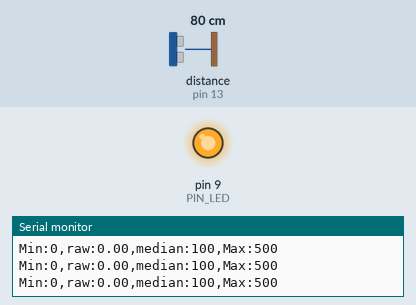
The sketch below on a simulated Arduino Uno, built with avr-gcc and run on an emulated ATmega328P. On the bench: output pins drawn as LEDs (lit = HIGH), the last lines printed to the serial monitor. Wiring (inferred from the names in the program): ultrasonic range finder: trigger pin 12; echo pin 13. Inputs (shaded band) come from the test bench; at power-on: distance to the obstacle (sensor on pin 13) 80 cm. The echo pulse lasts 58.3 µs per cm; pins used as bus, display or sensor lines are not drawn.

Above: at 1.2 s.
1.3 s: distance to the obstacle (sensor on pin 13) set to 34 cm
2.8 s: distance to the obstacle (sensor on pin 13) set to 29 cm
At 3.3 s:
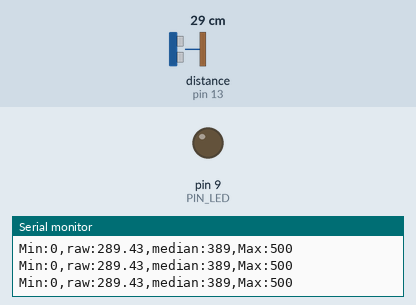
4.3 s: distance to the obstacle (sensor on pin 13) set to 12 cm
5.8 s: distance to the obstacle (sensor on pin 13) set to 9 cm
At 6.8 s:
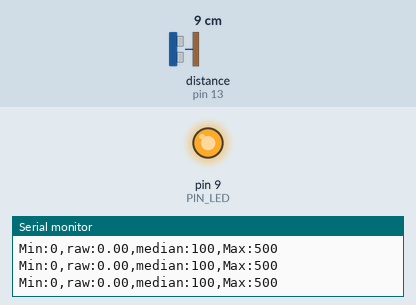
7.3 s: distance to the obstacle (sensor on pin 13) set to 18 cm
At 7.9 s:
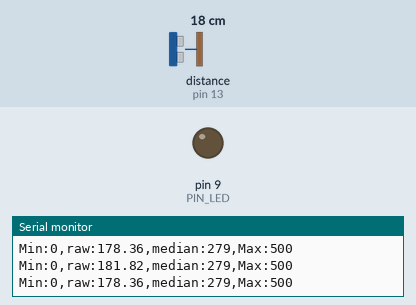
Timing chart, 0 to 9.8 s (numbered marks = the images above; inputs shaded):
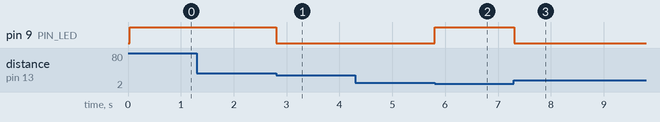

The sketch:

sketch_oct10a.ino
```cpp
// Arduino pin assignment
#define PIN_LED 9
#define PIN_TRIG 12
#define PIN_ECHO 13

// configurable parameters
#define SND_VEL 346.0 // sound velocity at 24 celsius degree (unit: m/s)
#define INTERVAL 25 // sampling interval (unit: ms)
#define _DIST_MIN 100 // minimum distance to be measured (unit: mm)
#define _DIST_MAX 300 // maximum distance to be measured (unit: mm)
#define _DIST_MEDIAN 30 // amount of samples for median

// global variables
float timeout; // unit: us
float dist_min, dist_max, dist_raw, median, tem; // unit: mm
int median_list[_DIST_MEDIAN], tem_median_list[_DIST_MEDIAN]; // make two list
unsigned long last_sampling_time; // unit: ms
float scale; // used for pulse duration to distance conversion

void setup() {
// initialize GPIO pins
  pinMode(PIN_LED,OUTPUT);
  pinMode(PIN_TRIG,OUTPUT);
  digitalWrite(PIN_TRIG, LOW);
  pinMode(PIN_ECHO,INPUT);

// initialize USS related variables
  dist_min = _DIST_MIN;
  dist_max = _DIST_MAX;
  timeout = (INTERVAL / 2) * 1000.0; // precalculate pulseIn() timeout value. (unit: us)
  dist_raw = 0.0; // raw distance output from USS (unit: mm)
  median = 0.0;
  tem = 0.0;
  scale = 0.001 * 0.5 * SND_VEL;

  for (int i = 0; i < _DIST_MEDIAN; i++){
    median_list[i] = 0;
    tem_median_list[i] = 0;
  }


// initialize serial port
  Serial.begin(57600);

// initialize last sampling time
  last_sampling_time = 0;
}

void loop() {
// wait until next sampling time.
// millis() returns the number of milliseconds since the program started. Will overflow after 50 days.
  if(millis() < last_sampling_time + INTERVAL) return;

// get a distance reading from the USS
  dist_raw = USS_measure(PIN_TRIG,PIN_ECHO);

  tem = median_list[_DIST_MEDIAN-1]; //update new sample to median_list
  for (int i = 0; i < _DIST_MEDIAN; i++){
   median_list[_DIST_MEDIAN-1-i] = median_list[_DIST_MEDIAN-2-i];
  }
  median_list[0] = dist_raw;

  for (int i = 0; i < _DIST_MEDIAN; i++) //del old sample from tem_median_list(sorted)
  {
    if (tem_median_list[i] == tem){
      for (int j = 0; j < i; j++){
        tem_median_list[i-j] = tem_median_list[i-1-j];
        }
        break;
      }
    }
  tem_median_list[0] = -1;

  for (int i = 0; i < _DIST_MEDIAN; i++){ //update new sample to tem_median_list(sorted)
    if (tem_median_list[i] >= dist_raw){
      for (int j = 0; j < i-1; j++){
        tem_median_list[j] = tem_median_list[j+1];
        }
      tem_median_list[i-1] = dist_raw;
      break;
    }
    else {
      for (int j = 0; j < _DIST_MEDIAN; j++){
        tem_median_list[j] = tem_median_list[j+1];
      }
      tem_median_list[_DIST_MEDIAN-1] = dist_raw;
      break;
      }
    }

  if (_DIST_MEDIAN%2 == 0) {
    median = (tem_median_list[_DIST_MEDIAN/2-1]+tem_median_list[_DIST_MEDIAN/2])/2;
    }
  else {
    median = tem_median_list[_DIST_MEDIAN/2];
    }


// output the read value to the serial port
  Serial.print("Min:0,");
  Serial.print("raw:");
  Serial.print(dist_raw);
  Serial.print(",");
  Serial.print("median:");
  Serial.print(map(median,0,400,100,500));
  Serial.print(",");
  Serial.println("Max:500");

// turn on the LED if the distance is between dist_min and dist_max
  if(dist_raw < dist_min || dist_raw > dist_max) {
    analogWrite(PIN_LED, 255);
  }
  else {
    analogWrite(PIN_LED, 0);
  }

// update last sampling time
  last_sampling_time += INTERVAL;
}

// get a distance reading from USS. return value is in millimeter.
float USS_measure(int TRIG, int ECHO)
{
  float reading;
  digitalWrite(TRIG, HIGH);
  delayMicroseconds(10);
  digitalWrite(TRIG, LOW);
  reading = pulseIn(ECHO, HIGH, timeout) * scale; // unit: mm
  if(reading < dist_min || reading > dist_max) reading = 0.0; // return 0 when out of range.
  return reading;
}
```

Measured:
- the behaviour switches between 31 and 30 cm on distance to the obstacle (sensor on pin 13) (found by bisection; images 0 and 1)
- the behaviour switches between 11 and 10 cm on distance to the obstacle (sensor on pin 13) (found by bisection; images 1 and 2)
- after the input at 2.8 s, pin 9 (PIN_LED): HIGH → LOW at once
- after the input at 5.8 s, pin 9 (PIN_LED): LOW → HIGH at once
- after the input at 7.3 s, pin 9 (PIN_LED): HIGH → LOW at once
